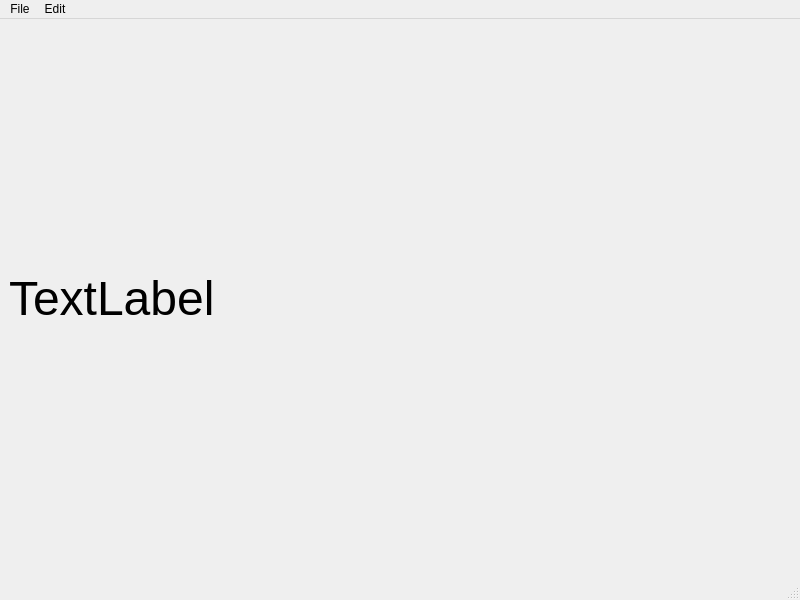
<?xml version="1.0" encoding="UTF-8"?>
<ui version="4.0">
 <class>MainWindow</class>
 <widget class="QMainWindow" name="MainWindow">
  <property name="geometry">
   <rect>
    <x>0</x>
    <y>0</y>
    <width>800</width>
    <height>600</height>
   </rect>
  </property>
  <property name="windowTitle">
   <string>MainWindow</string>
  </property>
  <widget class="QWidget" name="centralwidget">
   <layout class="QHBoxLayout" name="horizontalLayout">
    <item>
     <widget class="QLabel" name="label">
      <property name="font">
       <font>
        <pointsize>36</pointsize>
       </font>
      </property>
      <property name="text">
       <string>TextLabel</string>
      </property>
     </widget>
    </item>
   </layout>
  </widget>
  <widget class="QMenuBar" name="menubar">
   <property name="geometry">
    <rect>
     <x>0</x>
     <y>0</y>
     <width>800</width>
     <height>21</height>
    </rect>
   </property>
   <widget class="QMenu" name="menuFile">
    <property name="title">
     <string>File</string>
    </property>
    <addaction name="actionNew"/>
    <addaction name="actionSave"/>
   </widget>
   <widget class="QMenu" name="menuEdit">
    <property name="title">
     <string>Edit</string>
    </property>
    <addaction name="actionUndo"/>
    <addaction name="actionRedo"/>
   </widget>
   <addaction name="menuFile"/>
   <addaction name="menuEdit"/>
  </widget>
  <widget class="QStatusBar" name="statusbar"/>
  <action name="actionNew">
   <property name="text">
    <string>New</string>
   </property>
   <property name="statusTip">
    <string>Create some shit</string>
   </property>
   <property name="shortcut">
    <string>Ctrl+N</string>
   </property>
  </action>
  <action name="actionSave">
   <property name="text">
    <string>Save</string>
   </property>
   <property name="shortcut">
    <string>Ctrl+S</string>
   </property>
  </action>
  <action name="actionUndo">
   <property name="text">
    <string>Undo</string>
   </property>
  </action>
  <action name="actionRedo">
   <property name="text">
    <string>Redo</string>
   </property>
  </action>
 </widget>
 <resources/>
 <connections/>
</ui>
